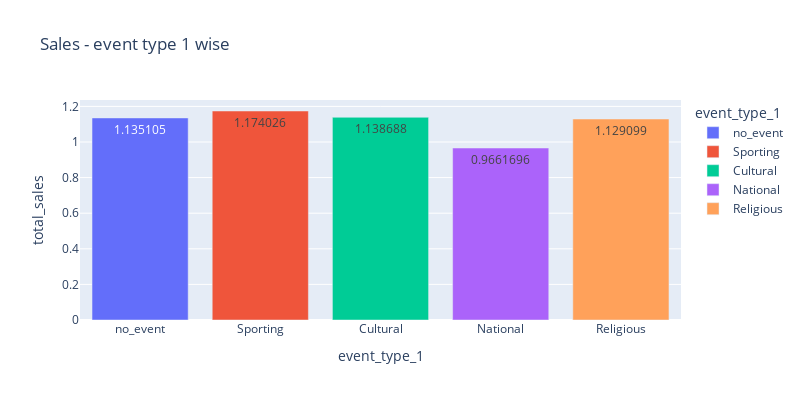

Notebook cell for this chart:
### Code cell
#plotly bar chart

fig= px.bar(sales, x="event_type_1", y="total_sales", color="event_type_1", title="Sales - event type 1 wise",text_auto=True)
fig.update_layout(width=800, height=400)
fig.show()

### Figure 1 — Plotly figure (JSON) as saved in the notebook; plotly's stock layout.template omitted (floating-point values rounded to 4 significant figures)
{"data": [{"alignmentgroup": "True", "hovertemplate": "event_type_1=%{x}<br>total_sales=%{y}<extra></extra>", "legendgroup": "no_event", "marker": {"color": "#636efa", "pattern": {"shape": ""}}, "name": "no_event", "offsetgroup": "no_event", "orientation": "v", "showlegend": true, "textposition": "auto", "texttemplate": "%{y}", "type": "bar", "x": ["no_event"], "xaxis": "x", "y": [1.135], "yaxis": "y"}, {"alignmentgroup": "True", "hovertemplate": "event_type_1=%{x}<br>total_sales=%{y}<extra></extra>", "legendgroup": "Sporting", "marker": {"color": "#EF553B", "pattern": {"shape": ""}}, "name": "Sporting", "offsetgroup": "Sporting", "orientation": "v", "showlegend": true, "textposition": "auto", "texttemplate": "%{y}", "type": "bar", "x": ["Sporting"], "xaxis": "x", "y": [1.174], "yaxis": "y"}, {"alignmentgroup": "True", "hovertemplate": "event_type_1=%{x}<br>total_sales=%{y}<extra></extra>", "legendgroup": "Cultural", "marker": {"color": "#00cc96", "pattern": {"shape": ""}}, "name": "Cultural", "offsetgroup": "Cultural", "orientation": "v", "showlegend": true, "textposition": "auto", "texttemplate": "%{y}", "type": "bar", "x": ["Cultural"], "xaxis": "x", "y": [1.139], "yaxis": "y"}, {"alignmentgroup": "True", "hovertemplate": "event_type_1=%{x}<br>total_sales=%{y}<extra></extra>", "legendgroup": "National", "marker": {"color": "#ab63fa", "pattern": {"shape": ""}}, "name": "National", "offsetgroup": "National", "orientation": "v", "showlegend": true, "textposition": "auto", "texttemplate": "%{y}", "type": "bar", "x": ["National"], "xaxis": "x", "y": [0.9662], "yaxis": "y"}, {"alignmentgroup": "True", "hovertemplate": "event_type_1=%{x}<br>total_sales=%{y}<extra></extra>", "legendgroup": "Religious", "marker": {"color": "#FFA15A", "pattern": {"shape": ""}}, "name": "Religious", "offsetgroup": "Religious", "orientation": "v", "showlegend": true, "textposition": "auto", "texttemplate": "%{y}", "type": "bar", "x": ["Religious"], "xaxis": "x", "y": [1.129], "yaxis": "y"}], "layout": {"barmode": "relative", "height": 400, "legend": {"title": {"text": "event_type_1"}, "tracegroupgap": 0}, "title": {"text": "Sales - event type 1 wise"}, "width": 800, "xaxis": {"anchor": "y", "categoryarray": ["no_event", "Sporting", "Cultural", "National", "Religious"], "categoryorder": "array", "domain": [0, 1], "title": {"text": "event_type_1"}}, "yaxis": {"anchor": "x", "domain": [0, 1], "title": {"text": "total_sales"}}}}
